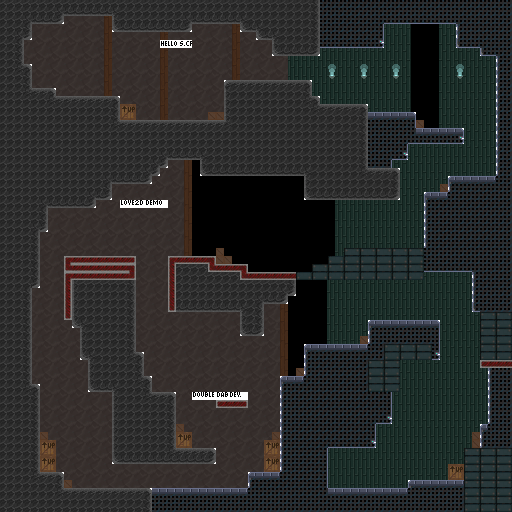

A 2D game scene composited from a Tiled map and its tileset images. What follows is a short description and the map's XML, with each tile layer's data collapsed to a summary:
An orthogonal 64x64 tile map with 8x8 px tiles, 3 tile layers (Background, Collide, Foreground), 3 tilesets and 1 object (Player).

<map version="1.0" tiledversion="1.1.5" orientation="orthogonal" renderorder="right-down" width="64" height="64" tilewidth="8" tileheight="8" infinite="0" nextobjectid="59">
 <tileset firstgid="1" source="fgtileset.tsx" />
 <tileset firstgid="65" source="tileset.tsx" />
 <tileset firstgid="129" source="bgtileset.tsx" />
 <layer name="Background" width="64" height="64">
  <data>[4096 cells, 2823 non-empty, 19 distinct tile ids]</data>
 </layer>
 <layer name="Collide" width="64" height="64">
  <data>[4096 cells, 2195 non-empty, 40 distinct tile ids]</data>
 </layer>
 <objectgroup name="Entities">
  <object id="41" name="Player" type="Player" x="40" y="64" width="16" height="24">
   <properties>
    <property name="takeCameraFocus" type="bool" value="true" />
   </properties>
  </object>
 </objectgroup>
 <layer name="Foreground" width="64" height="64">
  <data>[4096 cells, 17 non-empty, 17 distinct tile ids]</data>
 </layer>
</map>